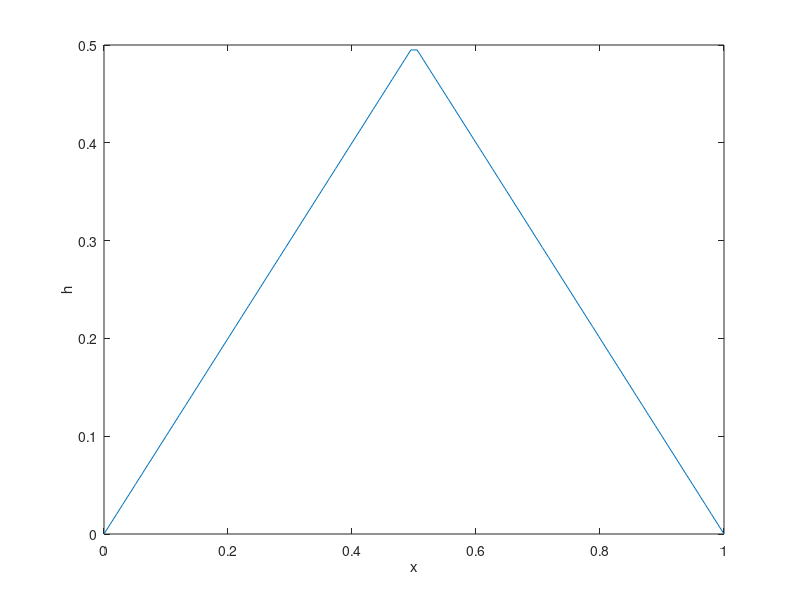

Write the MATLAB code that produced this figure. (Note: this script raises an error after producing the figure.)
% Solves the thin-film equation
%           h_t + (h^2 h_xxx)_x = 0
% with nonzero contact angles and kinematic condition.
clear all

% * set model & computational paramters
L     =  1.0;  % initial domain size (0,L)
T     =  1.0;  % final time
SL    =  1.0;  % negative spreading coefficient at x=x-
SR    =  1.0;  % negative spreading coefficient at x=x+
c1    =  0.0;  % normal gravity
c2    =  0.0;  % tangential gravity
nt    =  200;  % number of time steps
npoint=  100;  % number of vertices

% * create element decomposition for FE method
x                = linspace(0,L,npoint)';
nelement         = npoint-1;
nd(1:nelement,1) = 1:npoint-1;
nd(1:nelement,2) = 2:npoint;
local_mass_p1    = [1/3 1/6;1/6 1/3];

% * create & remember initial data
h  = L/2-abs(L/2-x); 
hi = h;xi = x;
t  = 0;dt = T/nt;

% * exact stationary solution
a  = sqrt(sqrt(18)/16);
xs = linspace(-a,a,100);
hs = a/sqrt(2)*(1-(xs/a).^2);xs=xs+1/2;
for it=1:nt       
    % * plot numerical solution with initial data and 
    % stationary solution for provided data
    if mod(it,10)==1
        plot(x,h);
        xlabel('x'); 
        ylabel('h');
        hold on
        drawnow
    end
    % * construct system matrices
    build_FE_matrices % script: matrices A,S,Ms,Dx for FEM
    build_ALE_matrix  % script: matrix for ALE decomposition
    
    % * FE problem: build right-hand-side rhs & solve
    rhs=[zeros(npoint,1);S*h+Ms*(c1*h+c2*x)];
    rhs(ndof+1)=rhs(ndof+1)+(SL+(dh(  1)^2)/2)/dh(  1);
    rhs(2*ndof)=rhs(2*ndof)-(SR+(dh(end)^2)/2)/dh(end);
    hdot = A\rhs; % solve for u=(hdot,pi)^t
    
    % * perform ALE decomposition & update solution
    udec  = P\hdot(1:ndof); % decompose hdot
    h(2:ndof-1)=h(2:ndof-1)+dt*udec(2:ndof-1);% update h
    x          =x          +dt*I*udec;        % update x

end
hold off
